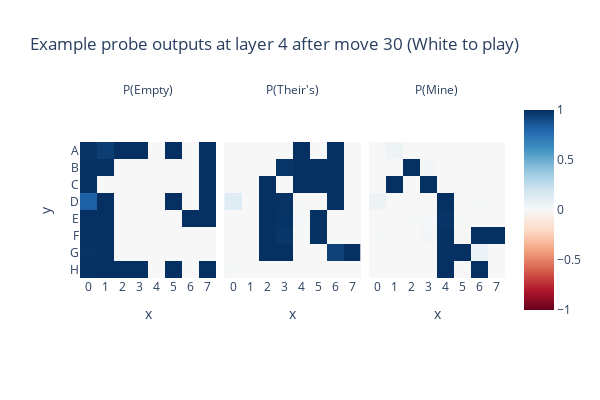
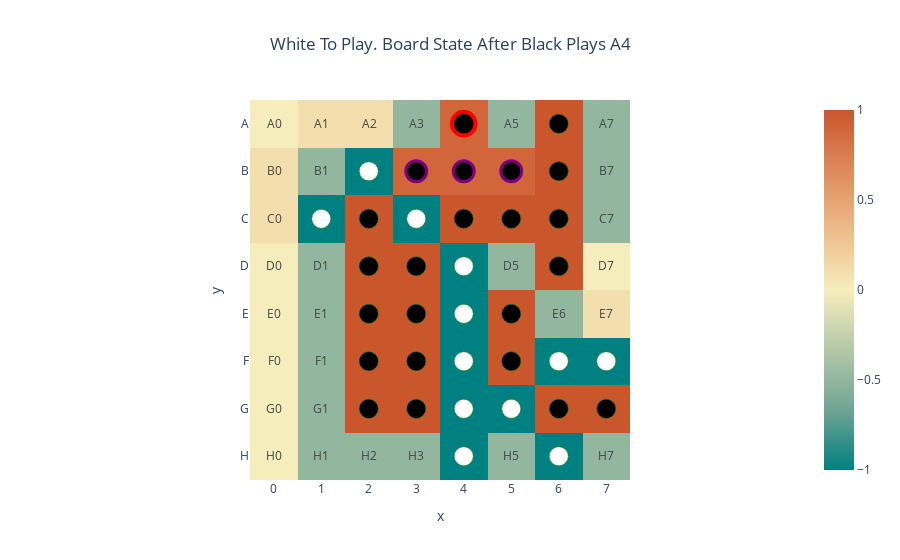

The code cell stored with these charts, in order, in its notebook:
### Markdown cell above
We can now look at move 30, and we see that the representations totally flip! We also see that the model gets the corner wrong - it's not a big deal, but interesting!

### Code cell
plot_probe_outputs(layer=6, game_index=game_index, move=30, title="Example probe outputs at layer 4 after move 30 (White to play)")

plot_single_board(focus_games_string[game_index, :31])

### Figure 1 — Plotly figure (JSON) as saved in the notebook; plotly's stock layout.template omitted (floating-point values rounded to 4 significant figures)
{"data": [{"coloraxis": "coloraxis", "hovertemplate": "x: %{x}<br>y: %{y}<br>color: %{z}<extra></extra>", "name": "0", "type": "heatmap", "x": ["0", "1", "2", "3", "4", "5", "6", "7"], "xaxis": "x", "y": ["A", "B", "C", "D", "E", "F", "G", "H"], "yaxis": "y", "z": [[0.9922, 0.9524, 0.9997, 1, 2.83e-09, 1, 9.337e-05, 1], [0.9994, 1, 2.896e-07, 0.0003231, 1.702e-11, 4.946e-15, 9.194e-15, 1], [0.9965, 1.083e-07, 1.569e-10, 9.279e-08, 9.037e-05, 4.956e-11, 1.641e-07, 1], [0.8214, 1, 1.861e-11, 4.591e-09, 7.059e-09, 1, 8.168e-07, 1.0], [0.9998, 1.0, 7.989e-11, 3.658e-09, 6.228e-09, 0.00107, 1, 1.0], [0.9941, 1, 9.977e-12, 9.754e-06, 3.83e-11, 5.371e-05, 9.766e-09, 4.248e-06], [0.9913, 1.0, 3.669e-12, 2.146e-07, 3.295e-09, 5.442e-06, 0.001091, 1.589e-06], [0.9945, 1, 1, 1, 7.231e-09, 1.0, 2.429e-05, 0.9999]]}, {"coloraxis": "coloraxis", "hovertemplate": "x: %{x}<br>y: %{y}<br>color: %{z}<extra></extra>", "name": "1", "type": "heatmap", "x": ["0", "1", "2", "3", "4", "5", "6", "7"], "xaxis": "x2", "y": ["A", "B", "C", "D", "E", "F", "G", "H"], "yaxis": "y2", "z": [[0.00771, 0.000144, 0.0001434, 5.144e-14, 1.0, 2.676e-16, 0.9999, 5.411e-14], [0.0001106, 7.965e-18, 0.0005756, 0.9823, 0.9992, 0.9989, 0.9999, 2.861e-10], [0.002622, 0.0005687, 0.9991, 0.002597, 0.9987, 0.9994, 0.9988, 4.569e-08], [0.1241, 1.28e-11, 0.9939, 0.9933, 0.003475, 2.027e-18, 0.9953, 8.276e-08], [8.868e-06, 1.244e-08, 0.9974, 0.9903, 0.01244, 0.9947, 1.214e-12, 7.623e-06], [0.001252, 7.487e-13, 0.9986, 0.9783, 0.004742, 0.9939, 0.0004386, 0.001842], [0.007094, 2.053e-06, 0.9998, 0.9991, 0.005636, 0.000801, 0.9351, 0.9994], [0.005195, 1.836e-14, 2.054e-10, 5.249e-17, 1.113e-06, 3.322e-10, 4.178e-05, 2.962e-05]]}, {"coloraxis": "coloraxis", "hovertemplate": "x: %{x}<br>y: %{y}<br>color: %{z}<extra></extra>", "name": "2", "type": "heatmap", "x": ["0", "1", "2", "3", "4", "5", "6", "7"], "xaxis": "x3", "y": ["A", "B", "C", "D", "E", "F", "G", "H"], "yaxis": "y3", "z": [[0.0001298, 0.04747, 0.0001153, 1.472e-16, 4.766e-05, 6.932e-21, 1.304e-05, 1.163e-15], [0.0004898, 1.107e-15, 0.9994, 0.01735, 0.0007814, 0.001097, 7.853e-05, 4.972e-11], [0.0009059, 0.9994, 0.0009127, 0.9974, 0.001211, 0.0006136, 0.001172, 7.508e-11], [0.05446, 1.508e-10, 0.006075, 0.006725, 0.9965, 3.005e-19, 0.004668, 4e-08], [0.0001623, 3.992e-07, 0.002645, 0.009685, 0.9876, 0.004271, 1.745e-12, 6.065e-06], [0.00464, 5.98e-12, 0.001391, 0.02164, 0.9953, 0.006002, 0.9996, 0.9982], [0.00164, 1.259e-05, 0.0002031, 0.0009039, 0.9944, 0.9992, 0.06382, 0.0006484], [0.0003539, 4.034e-12, 3.478e-11, 2.755e-18, 1.0, 3.596e-07, 0.9999, 5.526e-05]]}], "layout": {"annotations": [{"font": {}, "showarrow": false, "text": "P(Empty)", "x": 0.16, "xanchor": "center", "xref": "paper", "y": 1, "yanchor": "bottom", "yref": "paper"}, {"font": {}, "showarrow": false, "text": "P(Their's)", "x": 0.5, "xanchor": "center", "xref": "paper", "y": 1, "yanchor": "bottom", "yref": "paper"}, {"font": {}, "showarrow": false, "text": "P(Mine)", "x": 0.84, "xanchor": "center", "xref": "paper", "y": 1, "yanchor": "bottom", "yref": "paper"}], "coloraxis": {"cmid": 0, "colorscale": [[0, "rgb(103,0,31)"], [0.1, "rgb(178,24,43)"], [0.2, "rgb(214,96,77)"], [0.3, "rgb(244,165,130)"], [0.4, "rgb(253,219,199)"], [0.5, "rgb(247,247,247)"], [0.6, "rgb(209,229,240)"], [0.7, "rgb(146,197,222)"], [0.8, "rgb(67,147,195)"], [0.9, "rgb(33,102,172)"], [1, "rgb(5,48,97)"]]}, "height": 400, "title": {"text": "Example probe outputs at layer 4 after move 30 (White to play)"}, "width": 600, "xaxis": {"anchor": "y", "constrain": "domain", "domain": [0, 0.32], "scaleanchor": "y", "title": {"text": "x"}}, "xaxis2": {"anchor": "y2", "domain": [0.34, 0.66], "matches": "x", "title": {"text": "x"}}, "xaxis3": {"anchor": "y3", "domain": [0.68, 1.0], "matches": "x", "title": {"text": "x"}}, "yaxis": {"anchor": "x", "autorange": "reversed", "constrain": "domain", "domain": [0, 1], "title": {"text": "y"}}, "yaxis2": {"anchor": "x2", "domain": [0, 1], "matches": "y", "showticklabels": false}, "yaxis3": {"anchor": "x3", "domain": [0, 1], "matches": "y", "showticklabels": false}}}

### Figure 2 — Plotly figure (JSON) as saved in the notebook; plotly's stock layout.template omitted (floating-point values rounded to 4 significant figures)
{"data": [{"coloraxis": "coloraxis", "customdata": [["I:1<br>S:0", "I:2<br>S:1", "I:3<br>S:2", "I:4<br>S:3", "I:5<br>S:4", "I:6<br>S:5", "I:7<br>S:6", "I:8<br>S:7"], ["I:9<br>S:8", "I:10<br>S:9", "I:11<br>S:10", "I:12<br>S:11", "I:13<br>S:12", "I:14<br>S:13", "I:15<br>S:14", "I:16<br>S:15"], ["I:17<br>S:16", "I:18<br>S:17", "I:19<br>S:18", "I:20<br>S:19", "I:21<br>S:20", "I:22<br>S:21", "I:23<br>S:22", "I:24<br>S:23"], ["I:25<br>S:24", "I:26<br>S:25", "I:27<br>S:26", "I:X<br>S:27", "I:X<br>S:28", "I:28<br>S:29", "I:29<br>S:30", "I:30<br>S:31"], ["I:31<br>S:32", "I:32<br>S:33", "I:33<br>S:34", "I:X<br>S:35", "I:X<br>S:36", "I:34<br>S:37", "I:35<br>S:38", "I:36<br>S:39"], ["I:37<br>S:40", "I:38<br>S:41", "I:39<br>S:42", "I:40<br>S:43", "I:41<br>S:44", "I:42<br>S:45", "I:43<br>S:46", "I:44<br>S:47"], ["I:45<br>S:48", "I:46<br>S:49", "I:47<br>S:50", "I:48<br>S:51", "I:49<br>S:52", "I:50<br>S:53", "I:51<br>S:54", "I:52<br>S:55"], ["I:53<br>S:56", "I:54<br>S:57", "I:55<br>S:58", "I:56<br>S:59", "I:57<br>S:60", "I:58<br>S:61", "I:59<br>S:62", "I:60<br>S:63"]], "hovertemplate": "<b>%{y}%{x}</b><br>%{customdata}<extra></extra>", "name": "0", "text": [["A0", "A1", "A2", "A3", "", "A5", "", "A7"], ["B0", "B1", "", "", "", "", "", "B7"], ["C0", "", "", "", "", "", "", "C7"], ["D0", "D1", "", "", "", "D5", "", "D7"], ["E0", "E1", "", "", "", "", "E6", "E7"], ["F0", "F1", "", "", "", "", "", ""], ["G0", "G1", "", "", "", "", "", ""], ["H0", "H1", "H2", "H3", "", "H5", "", "H7"]], "texttemplate": "%{text}", "type": "heatmap", "x": ["0", "1", "2", "3", "4", "5", "6", "7"], "xaxis": "x", "y": ["A", "B", "C", "D", "E", "F", "G", "H"], "yaxis": "y", "z": [[0, 0.1, 0.1, -0.5, 0.9, -0.5, 1, -0.5], [0.1, -0.5, -1, 0.9, 0.9, 0.9, 1, -0.5], [0.1, -1, 1, -1, 1, 1, 1, -0.5], [0, -0.5, 1, 1, -1, -0.5, 1, 0], [0, -0.5, 1, 1, -1, 1, -0.5, 0.1], [0, -0.5, 1, 1, -1, 1, -1, -1], [0, -0.5, 1, 1, -1, -1, 1, 1], [0, -0.5, -0.5, -0.5, -1, -0.5, -1, -0.5]]}], "layout": {"coloraxis": {"cmid": 0, "colorscale": [[0, "rgb(0, 128, 128)"], [0.1667, "rgb(112, 164, 148)"], [0.3333, "rgb(180, 200, 168)"], [0.5, "rgb(246, 237, 189)"], [0.6667, "rgb(237, 187, 138)"], [0.8333, "rgb(222, 138, 90)"], [1, "rgb(202, 86, 44)"]]}, "shapes": [{"fillcolor": "black", "line": {"color": "red", "width": 4}, "type": "circle", "x0": 3.75, "x1": 4.25, "y0": -0.25, "y1": 0.25}, {"fillcolor": "black", "line": {"color": "green", "width": 0.5}, "type": "circle", "x0": 5.8, "x1": 6.2, "y0": -0.2, "y1": 0.2}, {"fillcolor": "white", "line": {"color": "green", "width": 0.5}, "type": "circle", "x0": 1.8, "x1": 2.2, "y0": 0.8, "y1": 1.2}, {"fillcolor": "black", "line": {"color": "purple", "width": 3}, "type": "circle", "x0": 2.78, "x1": 3.22, "y0": 0.78, "y1": 1.22}, {"fillcolor": "black", "line": {"color": "purple", "width": 3}, "type": "circle", "x0": 3.78, "x1": 4.22, "y0": 0.78, "y1": 1.22}, {"fillcolor": "black", "line": {"color": "purple", "width": 3}, "type": "circle", "x0": 4.78, "x1": 5.22, "y0": 0.78, "y1": 1.22}, {"fillcolor": "black", "line": {"color": "green", "width": 0.5}, "type": "circle", "x0": 5.8, "x1": 6.2, "y0": 0.8, "y1": 1.2}, {"fillcolor": "white", "line": {"color": "green", "width": 0.5}, "type": "circle", "x0": 0.8, "x1": 1.2, "y0": 1.8, "y1": 2.2}, {"fillcolor": "black", "line": {"color": "green", "width": 0.5}, "type": "circle", "x0": 1.8, "x1": 2.2, "y0": 1.8, "y1": 2.2}, {"fillcolor": "white", "line": {"color": "green", "width": 0.5}, "type": "circle", "x0": 2.8, "x1": 3.2, "y0": 1.8, "y1": 2.2}, {"fillcolor": "black", "line": {"color": "green", "width": 0.5}, "type": "circle", "x0": 3.8, "x1": 4.2, "y0": 1.8, "y1": 2.2}, {"fillcolor": "black", "line": {"color": "green", "width": 0.5}, "type": "circle", "x0": 4.8, "x1": 5.2, "y0": 1.8, "y1": 2.2}, {"fillcolor": "black", "line": {"color": "green", "width": 0.5}, "type": "circle", "x0": 5.8, "x1": 6.2, "y0": 1.8, "y1": 2.2}, {"fillcolor": "black", "line": {"color": "green", "width": 0.5}, "type": "circle", "x0": 1.8, "x1": 2.2, "y0": 2.8, "y1": 3.2}, {"fillcolor": "black", "line": {"color": "green", "width": 0.5}, "type": "circle", "x0": 2.8, "x1": 3.2, "y0": 2.8, "y1": 3.2}, {"fillcolor": "white", "line": {"color": "green", "width": 0.5}, "type": "circle", "x0": 3.8, "x1": 4.2, "y0": 2.8, "y1": 3.2}, {"fillcolor": "black", "line": {"color": "green", "width": 0.5}, "type": "circle", "x0": 5.8, "x1": 6.2, "y0": 2.8, "y1": 3.2}, {"fillcolor": "black", "line": {"color": "green", "width": 0.5}, "type": "circle", "x0": 1.8, "x1": 2.2, "y0": 3.8, "y1": 4.2}, {"fillcolor": "black", "line": {"color": "green", "width": 0.5}, "type": "circle", "x0": 2.8, "x1": 3.2, "y0": 3.8, "y1": 4.2}, {"fillcolor": "white", "line": {"color": "green", "width": 0.5}, "type": "circle", "x0": 3.8, "x1": 4.2, "y0": 3.8, "y1": 4.2}, {"fillcolor": "black", "line": {"color": "green", "width": 0.5}, "type": "circle", "x0": 4.8, "x1": 5.2, "y0": 3.8, "y1": 4.2}, {"fillcolor": "black", "line": {"color": "green", "width": 0.5}, "type": "circle", "x0": 1.8, "x1": 2.2, "y0": 4.8, "y1": 5.2}, {"fillcolor": "black", "line": {"color": "green", "width": 0.5}, "type": "circle", "x0": 2.8, "x1": 3.2, "y0": 4.8, "y1": 5.2}, {"fillcolor": "white", "line": {"color": "green", "width": 0.5}, "type": "circle", "x0": 3.8, "x1": 4.2, "y0": 4.8, "y1": 5.2}, {"fillcolor": "black", "line": {"color": "green", "width": 0.5}, "type": "circle", "x0": 4.8, "x1": 5.2, "y0": 4.8, "y1": 5.2}, {"fillcolor": "white", "line": {"color": "green", "width": 0.5}, "type": "circle", "x0": 5.8, "x1": 6.2, "y0": 4.8, "y1": 5.2}, {"fillcolor": "white", "line": {"color": "green", "width": 0.5}, "type": "circle", "x0": 6.8, "x1": 7.2, "y0": 4.8, "y1": 5.2}, {"fillcolor": "black", "line": {"color": "green", "width": 0.5}, "type": "circle", "x0": 1.8, "x1": 2.2, "y0": 5.8, "y1": 6.2}, {"fillcolor": "black", "line": {"color": "green", "width": 0.5}, "type": "circle", "x0": 2.8, "x1": 3.2, "y0": 5.8, "y1": 6.2}, {"fillcolor": "white", "line": {"color": "green", "width": 0.5}, "type": "circle", "x0": 3.8, "x1": 4.2, "y0": 5.8, "y1": 6.2}, {"fillcolor": "white", "line": {"color": "green", "width": 0.5}, "type": "circle", "x0": 4.8, "x1": 5.2, "y0": 5.8, "y1": 6.2}, {"fillcolor": "black", "line": {"color": "green", "width": 0.5}, "type": "circle", "x0": 5.8, "x1": 6.2, "y0": 5.8, "y1": 6.2}, {"fillcolor": "black", "line": {"color": "green", "width": 0.5}, "type": "circle", "x0": 6.8, "x1": 7.2, "y0": 5.8, "y1": 6.2}, {"fillcolor": "white", "line": {"color": "green", "width": 0.5}, "type": "circle", "x0": 3.8, "x1": 4.2, "y0": 6.8, "y1": 7.2}, {"fillcolor": "white", "line": {"color": "green", "width": 0.5}, "type": "circle", "x0": 5.8, "x1": 6.2, "y0": 6.8, "y1": 7.2}], "title": {"text": "White To Play. Board State After Black Plays A4 ", "x": 0.5}, "xaxis": {"anchor": "y", "constrain": "domain", "domain": [0, 1], "scaleanchor": "y", "title": {"text": "x"}}, "yaxis": {"anchor": "x", "autorange": "reversed", "constrain": "domain", "domain": [0, 1], "title": {"text": "y"}}}}
